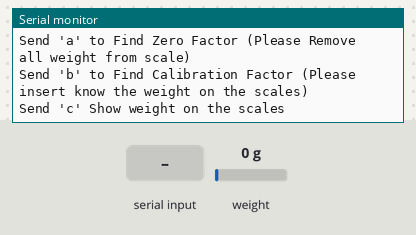
The sketch below on a simulated Arduino Uno, built with avr-gcc and run on an emulated ATmega328P. Shown: the last lines printed to the serial monitor. Inputs (shaded band) come from the test bench; at power-on: weight on the scale 0 g.

Above: at 1.3 s.
1.4 s: "a" received over Serial
At 2.2 s:
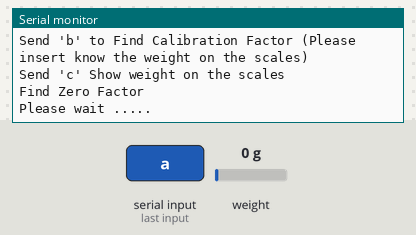
2.9 s: "b" received over Serial
At 4.04 s:
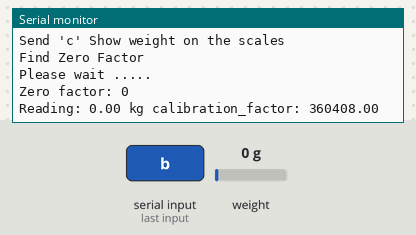
5.4 s: weight on the scale set to 100 g
At 5.47 s:
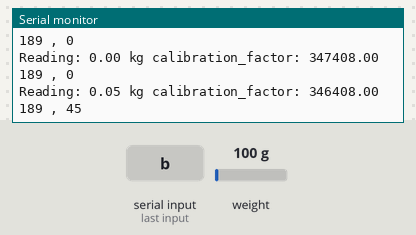
6.9 s: weight on the scale set to 1250 g
At 7.0 s:
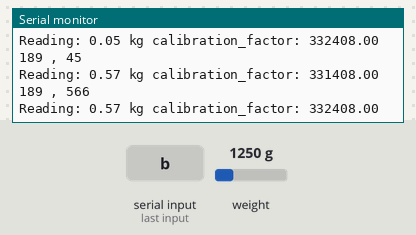
9.9 s: weight on the scale set to 2500 g
At 9.94 s:
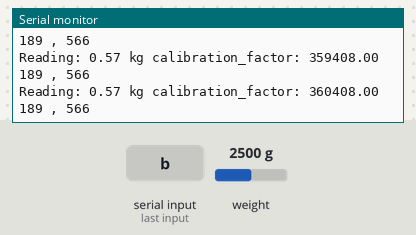
12.9 s: weight on the scale set to 4900 g
At 13.5 s:
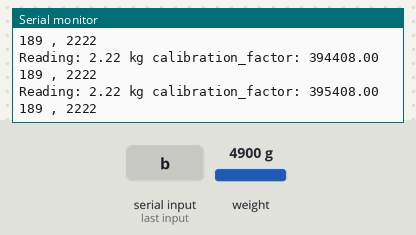
Timing chart, 0 to 15.9 s (numbered marks = the images above; inputs shaded):
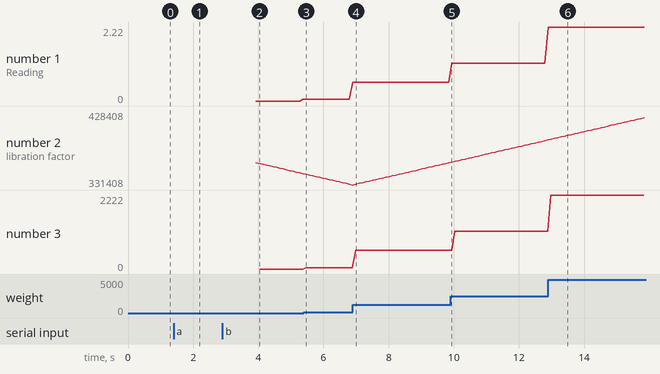

Measured:
- after the input at 1.4 s, the serial monitor: prints a new line at once (image 1)
- after the input at 2.9 s, the serial monitor: prints a new line after 1.0 s (image 2)
- after the input at 5.4 s, the serial monitor: prints a new line after 0.06 s (image 3)
- after the input at 6.9 s, the serial monitor: prints a new line after 0.09 s (image 4)
- after the input at 12.9 s, the serial monitor: prints a new line after 0.08 s (image 6)
- plotted number 1: 0.05 → 0.57 after the input at 5.4 s, 0.57 → 2.22 after the input at 9.9 s
- plotted number 2: 346408 → 331408 after the input at 5.4 s, 360408 → 390408 after the input at 9.9 s
- plotted number 3: 0 → 45 after the input at 5.4 s, 45 → 566 after the input at 6.9 s, 566 → 1133 after the input at 9.9 s, 1133 → 2222 after the input at 12.9 s

The sketch:

Auto_Calibation.ino
```cpp
#include "HX711.h"
#include <Wire.h>

#define DOUT  17
#define CLK   16

#define DEC_POINT  2
#define STABLE  1

float offset=0;
float calibration_factor = 360408;
float real_weight = 0.1893;//kg

HX711 scale(DOUT, CLK);

unsigned char state=0;
long  FindZeroFactor();
float get_units_kg();
void  ReadWeight();
void  FindCalibrationFactor();

void setup()
{
  // scale.begin(DOUT, CLK);
  Serial.begin(9600);
  Serial.println();
  Serial.println("Auto Calibrate Program");
  Serial.println("Send 'a' to Find Zero Factor (Please Remove all weight from scale)");
  Serial.println("Send 'b' to Find Calibration Factor (Please insert know the weight on the scales)");
  Serial.println("Send 'c' Show weight on the scales");
}
void loop()
{
  if(Serial.available())
  {
    char temp = Serial.read();
    if(temp=='a')
      state=1;
    if(temp=='b')
      state=2;
    if(temp=='c')
      state=3;
  }

  switch(state)
  {
    case 0:
    break;
    case 1:
      FindZeroFactor();
   //   ReadWeight();
      state=0;
    break;
    case 2:
     FindCalibrationFactor();
     state=0;
    break;
    case 3:
      ReadWeight();
      delay(200);
    break;
    case 4:

    break;

  }
}

long FindZeroFactor()
{
     Serial.println("Find Zero Factor");
     Serial.println("Please wait .....");
     scale.set_scale();
     scale.tare(5);
     long zero_factor = scale.read_average(20);
     Serial.print("Zero factor: ");
     Serial.println(zero_factor);
     return(zero_factor);
}

void FindCalibrationFactor()
{
  unsigned char flag_stable=0;
  unsigned int decpoint=1;
  for(unsigned char i=0;i<DEC_POINT+1;i++ )
    decpoint = decpoint*10;
  while(1)
  {
      scale.set_scale(calibration_factor); //Adjust to this calibration factor
      Serial.print("Reading: ");
      float read_weight = get_units_kg();
      String data = String(read_weight, DEC_POINT);
      Serial.print(data);
      Serial.print(" kg");
      Serial.print(" calibration_factor: ");
      Serial.print(calibration_factor);
      Serial.println();
      long r_weight      = (real_weight*decpoint);
      long int_read_weight = read_weight*decpoint;
      Serial.print(r_weight);
      Serial.print(" , ");
      Serial.println(int_read_weight);
      long x;
      if(r_weight == int_read_weight)
      {
        flag_stable++;
        if(flag_stable>=STABLE)
        {
          Serial.print("Calibration Factor is = ");
          Serial.println(calibration_factor);
          break;
         }
        }
       if(r_weight > int_read_weight)
          {
            x = r_weight - int_read_weight;
            if(x > 100)
              calibration_factor -= 1000;
            else if(x > 100)
              calibration_factor -= 10;
            else
              calibration_factor -= 1;
            flag_stable=0;
          }
          if(r_weight < int_read_weight)
          {
            x =  int_read_weight-r_weight;
            if(x > 100)
              calibration_factor += 1000;
            else if(x > 10)
              calibration_factor += 10;
            else
              calibration_factor += 1;
            flag_stable=0;
           }
  }
}

float get_units_kg()
{
  return(scale.get_units()*0.453592);
}
void ReadWeight()
{
  scale.set_scale(calibration_factor); //Adjust to this calibration factor
  Serial.print("Reading: ");
  String data = String(get_units_kg()+offset, DEC_POINT);
  Serial.print(data);
  Serial.println(" kg");
}
```
